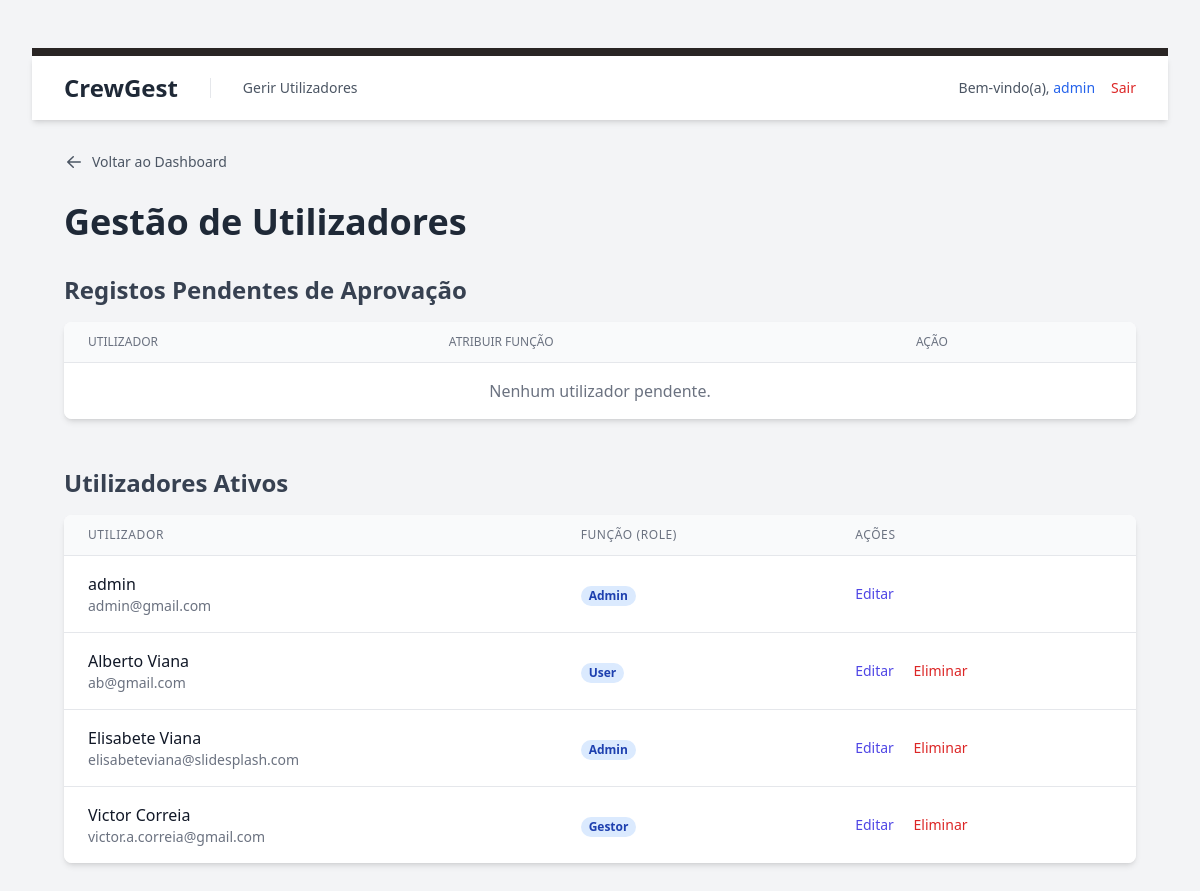
The page /public/gerir_utilizadores.php (signed in) on the database its author committed.
### tables this page shows
CREATE TABLE `utilizadores` (
  `id` int(10) UNSIGNED NOT NULL,
  `nome` varchar(255) NOT NULL,
  `email` varchar(255) NOT NULL,
  `password_hash` varchar(255) NOT NULL,
  `google_authenticator_secret` varchar(255) DEFAULT NULL,
  `role_id` int(10) UNSIGNED DEFAULT NULL,
  `is_active` tinyint(1) NOT NULL DEFAULT 0,
  `created_at` timestamp NOT NULL DEFAULT current_timestamp(),
  `updated_at` timestamp NOT NULL DEFAULT current_timestamp() ON UPDATE current_timestamp()
);

CREATE TABLE `roles` (
  `id` int(10) UNSIGNED NOT NULL,
  `nome_role` varchar(50) NOT NULL
);

### src/auth_guard.php (called while the page is built, shortened)
<?php
$utilizador_logado = [
    'id' => $_SESSION['user_id'],
    'email' => $_SESSION['user_email'],
    'role_id' => $_SESSION['user_role_id'],
    'nome' => $_SESSION['user_name'] ?? null
];
?>

### public/gerir_utilizadores.php (the view, shortened to what this page needs)
<?php
require_once '../src/auth_guard.php';
require_once '../config/db.php';
try {
    $stmt_pendentes = $pdo->query("
        SELECT u.id, u.email, u.nome
        FROM utilizadores u
        WHERE u.is_active = 0
        ORDER BY u.created_at ASC
    ");
    $utilizadores_pendentes = $stmt_pendentes->fetchAll(PDO::FETCH_ASSOC);
    $stmt_ativos = $pdo->query("
        SELECT
            u.id,
            u.email,
            u.nome AS nome_utilizador,
            r.nome_role
        FROM utilizadores u
        LEFT JOIN roles r ON u.role_id = r.id
        WHERE u.is_active = 1
        ORDER BY u.nome ASC
    ");
    $utilizadores_ativos = $stmt_ativos->fetchAll(PDO::FETCH_ASSOC);
} catch (PDOException $e) {
    $error_message = "Erro ao carregar os dados dos utilizadores: " . $e->getMessage();
}
?>
<!DOCTYPE html>
<html lang="pt-PT" class="bg-gray-100">
<head>
    <link href="/economato/public/css/style.css" rel="stylesheet">
</head>
<body class="p-8">
    <?php include_once '../src/templates/header.php'; ?>
    <main class="p-8">
    <div class="max-w-7xl mx-auto">
        <div class="mb-6">
            <a href="index.php" class="inline-flex items-center gap-2 text-sm font-medium text-gray-600 hover:text-gray-900 transition-colors">
                <svg xmlns="http://www.w3.org/2000/svg" viewBox="0 0 20 20" fill="currentColor" class="w-5 h-5">
                    <path fill-rule="evenodd" d="M17 10a.75.75 0 01-.75.75H5.612l4.158 3.96a.75.75 0 11-1.04 1.08l-5.5-5.25a.75.75 0 010-1.08l5.5-5.25a.75.75 0 111.04 1.08L5.612 9.25H16.25A.75.75 0 0117 10z" clip-rule="evenodd" />
                </svg>
                Voltar ao Dashboard
            </a>
        </div>
        <h1 class="text-4xl font-bold text-gray-800 mb-8">Gestão de Utilizadores</h1>
        <div class="mb-12">
            <h2 class="text-2xl font-semibold text-gray-700 mb-4">Registos Pendentes de Aprovação</h2>
            <div class="bg-white shadow-md rounded-lg overflow-hidden">
                <table class="min-w-full divide-y divide-gray-200">
                    <thead class="bg-gray-50">
                        <tr>
                            <th class="px-6 py-3 text-left text-xs font-medium text-gray-500 uppercase">Utilizador</th>
                            <th class="px-6 py-3 text-left text-xs font-medium text-gray-500 uppercase">Atribuir Função</th>
                            <th class="px-6 py-3 text-left text-xs font-medium text-gray-500 uppercase">Ação</th>
                        </tr>
                    </thead>
                    <tbody class="bg-white divide-y divide-gray-200">
                        <?php if (empty($utilizadores_pendentes)): ?>
                            <tr><td colspan="3" class="px-6 py-4 text-center text-gray-500">Nenhum utilizador pendente.</td></tr>
                        <?php endif; ?>
                    </tbody>
                </table>
            </div>
        </div>
        <div>
            <h2 class="text-2xl font-semibold text-gray-700 mb-4">Utilizadores Ativos</h2>
            <div class="bg-white shadow-md rounded-lg overflow-hidden">
                <table class="min-w-full divide-y divide-gray-200">
                    <thead class="bg-gray-50">
                        <tr>
                            <th scope="col" class="px-6 py-3 text-left text-xs font-medium text-gray-500 uppercase tracking-wider">Utilizador</th>
                            <th scope="col" class="px-6 py-3 text-left text-xs font-medium text-gray-500 uppercase tracking-wider">Função (Role)</th>
                            <th scope="col" class="px-6 py-3 text-left text-xs font-medium text-gray-500 uppercase tracking-wider">Ações</th>
                        </tr>
                    </thead>
                    <tbody class="bg-white divide-y divide-gray-200">
                        <?php if (empty($utilizadores_ativos)): ?>
                            <tr>
                                <td colspan="3" class="px-6 py-4 text-center text-gray-500">Nenhum utilizador ativo encontrado.</td>
                            </tr>
                        <?php else: ?>
                            <?php foreach ($utilizadores_ativos as $user): ?>
    <tr>
        <td class="px-6 py-4 whitespace-nowrap">
            <div class="font-medium text-gray-900"><?= htmlspecialchars($user['nome_utilizador'] ?? 'Sem Nome') ?></div>
            <div class="text-sm text-gray-500"><?= htmlspecialchars($user['email']) ?></div>
        </td>
        <td class="px-6 py-4 whitespace-nowrap">
            <span class="px-2 inline-flex text-xs leading-5 font-semibold rounded-full bg-blue-100 text-blue-800">
                <?= htmlspecialchars($user['nome_role'] ?? 'Sem Função') ?>
            </span>
        </td>
        <td class="px-6 py-4 whitespace-nowrap text-sm font-medium">
            <a href="editar_utilizador.php?id=<?= $user['id'] ?>" class="text-indigo-600 hover:text-indigo-900 mr-4">Editar</a>
            <?php if ((int)$user['id'] !== (int)$utilizador_logado['id']): ?>
                <form action="eliminar_utilizador.php" method="POST" class="inline" onsubmit="return confirm('Tem a certeza que deseja eliminar este utilizador? O funcionário associado NÃO será apagado.');">
                    <button type="submit" class="text-red-600 hover:text-red-900">Eliminar</button>
                </form>
            <?php endif; ?>
        </td>
    </tr>
<?php endforeach; ?>
                        <?php endif; ?>
                    </tbody>
                </table>
            </div>
        </div>
    </div>
</body>
</html>

### rows shown on the page
utilizadores: nome "admin", email "admin@gmail.com", role.nome_role "Admin"
utilizadores: nome "Alberto Viana", email "ab@gmail.com", role.nome_role "User"
utilizadores: nome "Elisabete Viana", email "elisabeteviana@slidesplash.com", role.nome_role "Admin"
utilizadores: nome "Victor Correia", email "victor.a.correia@gmail.com", role.nome_role "Gestor"

### other values the page prints
$_SESSION['user_name'] "admin"
